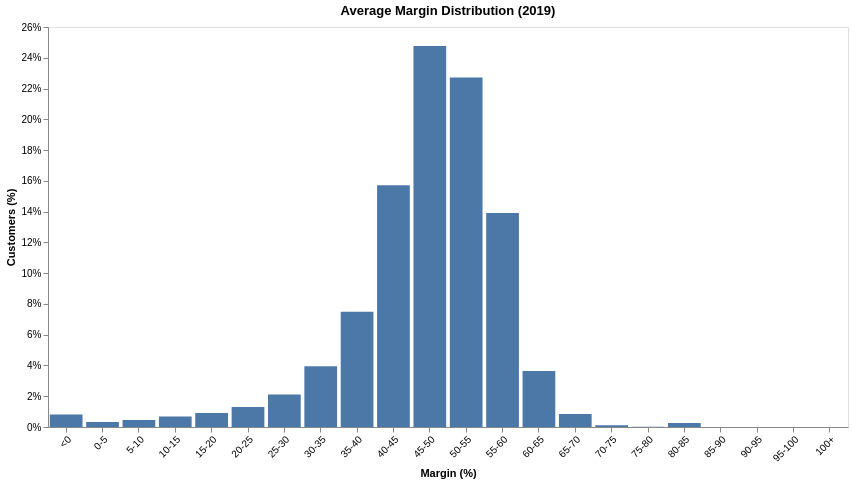

Notebook source saved alongside this figure:
### Code cell
distribution_barplot(
    create_distribution(
        cust_data_2019.query("Spend > 0"), 
        column="Margin",
        **create_bins_labels(
            bin_width=5, 
            max_cutoff=100,
            min_cutoff=0
        )
    ),
    column="Margin",
    title="Average Margin Distribution (2019)",
    x_title="Margin (%)"
)

### Figure 1 — Vega-Lite specification as saved in the notebook (floating-point values rounded to 4 significant figures)
{"config": {"view": {"continuousWidth": 300, "continuousHeight": 300}, "axis": {"grid": false}}, "data": {"name": "data-eaedae810fec3a6064e67149dce30b4f"}, "mark": {"type": "bar"}, "encoding": {"tooltip": [{"field": "Margin Range", "title": "Range", "type": "nominal"}, {"field": "Customers", "format": ",", "title": "Customers", "type": "quantitative"}, {"field": "Percent", "format": ".1%", "title": "Customers (%)", "type": "quantitative"}], "x": {"axis": {"labelAngle": -45}, "field": "Margin Range", "sort": null, "title": "Margin (%)", "type": "nominal"}, "y": {"axis": {"format": "%"}, "field": "Percent", "title": "Customers (%)", "type": "quantitative"}}, "height": 400, "title": "Average Margin Distribution (2019)", "width": 800, "$schema": "https://vega.github.io/schema/vega-lite/v6.4.1.json", "datasets": {"data-eaedae810fec3a6064e67149dce30b4f": [{"Margin Range": "<0", "Customers": 261, "Percent": 0.008194}, {"Margin Range": "0-5", "Customers": 105, "Percent": 0.003296}, {"Margin Range": "5-10", "Customers": 145, "Percent": 0.004552}, {"Margin Range": "10-15", "Customers": 215, "Percent": 0.00675}, {"Margin Range": "15-20", "Customers": 289, "Percent": 0.009073}, {"Margin Range": "20-25", "Customers": 412, "Percent": 0.01293}, {"Margin Range": "25-30", "Customers": 674, "Percent": 0.02116}, {"Margin Range": "30-35", "Customers": 1256, "Percent": 0.03943}, {"Margin Range": "35-40", "Customers": 2387, "Percent": 0.07494}, {"Margin Range": "40-45", "Customers": 5006, "Percent": 0.1572}, {"Margin Range": "45-50", "Customers": 7888, "Percent": 0.2476}, {"Margin Range": "50-55", "Customers": 7236, "Percent": 0.2272}, {"Margin Range": "55-60", "Customers": 4429, "Percent": 0.139}, {"Margin Range": "60-65", "Customers": 1161, "Percent": 0.03645}, {"Margin Range": "65-70", "Customers": 267, "Percent": 0.008382}, {"Margin Range": "70-75", "Customers": 34, "Percent": 0.001067}, {"Margin Range": "75-80", "Customers": 3, "Percent": 9.418e-05}, {"Margin Range": "80-85", "Customers": 85, "Percent": 0.002669}, {"Margin Range": "85-90", "Customers": 0, "Percent": 0.0}, {"Margin Range": "90-95", "Customers": 0, "Percent": 0.0}, {"Margin Range": "95-100", "Customers": 0, "Percent": 0.0}, {"Margin Range": "100+", "Customers": 0, "Percent": 0.0}]}}
